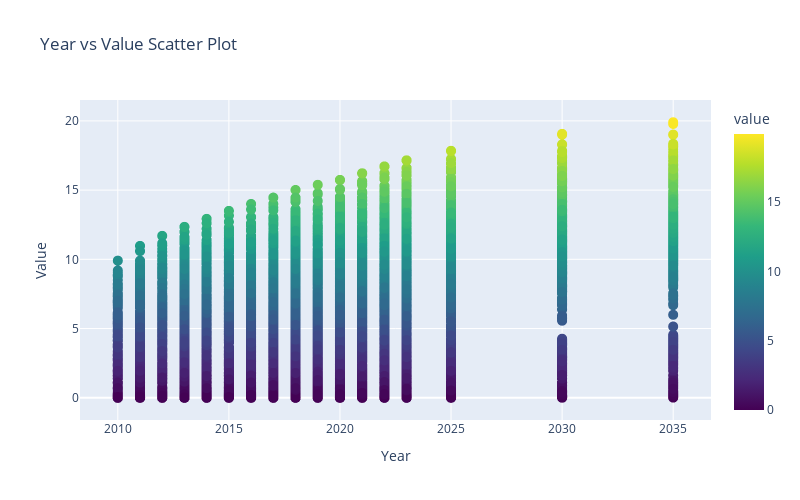

The cell this chart's notebook holds for it:
### Markdown cell above
### Scatter Plot

### Code cell
fig = px.scatter(df, x='year', y='value', title='Year vs Value Scatter Plot', 
                 color='value', color_continuous_scale='Viridis')

fig.update_traces(marker=dict(size=10))

fig.update_layout(
    xaxis_title='Year',
    yaxis_title='Value',
    width=800,
    height=500
)

fig.show()

### Figure 1 — Plotly figure (JSON) as saved in the notebook; plotly's stock layout.template omitted (floating-point values rounded to 4 significant figures; data arrays with more than 128 entries replaced by an {"elided": "..."} marker saying what was removed)
{"data": [{"hovertemplate": "year=%{x}<br>value=%{marker.color}<extra></extra>", "legendgroup": "", "marker": {"color": {"elided": "12654 float values"}, "coloraxis": "coloraxis", "size": 10, "symbol": "circle"}, "mode": "markers", "name": "", "showlegend": false, "type": "scattergl", "x": {"elided": "12654 int values"}, "xaxis": "x", "y": {"elided": "12654 float values"}, "yaxis": "y"}], "layout": {"coloraxis": {"colorbar": {"title": {"text": "value"}}, "colorscale": [[0, "#440154"], [0.1111, "#482878"], [0.2222, "#3e4989"], [0.3333, "#31688e"], [0.4444, "#26828e"], [0.5556, "#1f9e89"], [0.6667, "#35b779"], [0.7778, "#6ece58"], [0.8889, "#b5de2b"], [1, "#fde725"]]}, "height": 500, "legend": {"tracegroupgap": 0}, "title": {"text": "Year vs Value Scatter Plot"}, "width": 800, "xaxis": {"anchor": "y", "autorange": true, "domain": [0, 1], "range": [2008.0, 2037.0], "title": {"text": "Year"}, "type": "linear"}, "yaxis": {"anchor": "x", "autorange": true, "domain": [0, 1], "range": [-1.607, 21.51], "title": {"text": "Value"}, "type": "linear"}}}
